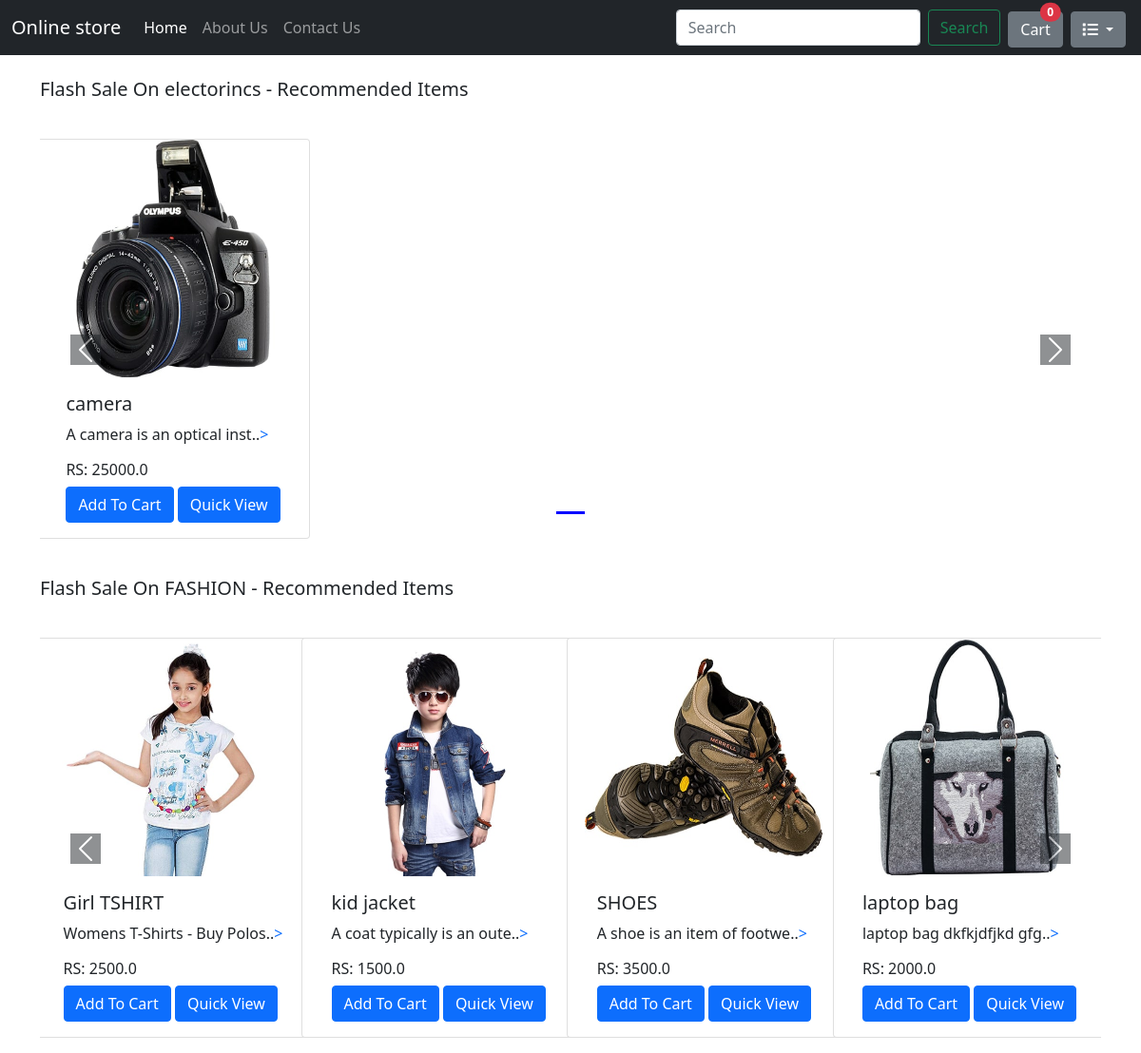
The app's page /shop/ with its own data.
### shop/models.py (models this page shows, shortened)
class Product(models.Model):
    product_id = models.AutoField
    product_name = models.CharField(max_length=50)
    category = models.CharField(max_length=50, null=True)
    subcategory = models.CharField(max_length=50, null=True)
    price = models.FloatField(null=True)
    description = models.CharField(max_length=200, null=True, blank=True)
    published_date = models.DateField(null=True, blank=True)
    image = models.FileField(upload_to='shop/images', null=True)
    digital = models.BooleanField(default=False, null=True, blank=False)

### shop/views.py (the view)
# urls.py: path('', views.index, name="ShopHome"),
def index(request):
    products = Product.objects.all()
    allProds = []
    catprods = Product.objects.values('category', 'id')
    cats = {item["category"] for item in catprods}
    for cat in cats:
        prod = Product.objects.filter(category=cat)
        n = len(prod)
        nSlides = n // 4 + ceil((n / 4) - (n // 4))
        allProds.append([prod, range(1, nSlides), nSlides])
    if request.user.is_authenticated:
        customer = request.user.customer
        order, created = Order.objects.get_or_create(
            customer=customer, complete=False)
        items = order.orderitem_set.all()
    else:
        items = []
        order = {'get_cart_total': 0, 'get_cart_items': 0, 'shipping': False}
    context = {'allProds': allProds, 'order': order}
    template = "shop/index.html"
    return render(request, template, context)

### shop/templates/shop/index.html (shortened to what this page needs)
{% extends 'layouts/base.html' %}
{% block body %}
{% load static %}
<div class="container">
  {% for product, range, nSlides in allProds %}
  <h5 class="my-4">Flash Sale On {{product.0.category}} - Recommended Items</h5>
  <div class="row">
    <div id="carouselExampleControls{{forloop.counter}}" class=" col carousel slide my-3" data-ride="carousel">
      <ul class="carousel-indicators">
        <li data-bs-target="#carouselExampleIndicators{{forloop.counter}}" data-bs-slide-to="0" class="active"></li>
        {% for i in range %}
        <li data-bs-target="#carouselExampleIndicators{{forloop.parentloop.counter}}" data-bs-slide-to="{{i}}"></li>
        {% endfor %}
      </ul>
      <div class="container carousel-inner no-padding">
        <div class="carousel-item active">
          {% for i in product%}
          <div class="col-xs-3 col-sm-3 col-md-3">
            <div class="card align-items-center" style="width: 18rem;">
              <img src='/media/{{i.image}}' class="card-img-top" alt="...">
              <div class="card-body">
                <h5 class="card-title">{{i.product_name}}</h5>
                <p class="card-text">{{i.description|slice:"0:27"}}..<a class="text-decoration-none"
                    href="/shop/products/{{i.id}} ">></a></p>
                    <h6>RS: {{i.price}}</h6>
                  <button data-product="{{i.id}}" data-action="add" class="btn btn-primary update-cart">Add To Cart</button>
                <a href="/shop/products/{{i.id}} "> <button id="pv{{i.id}}" class="btn btn-primary cart">Quick
                    View</button></a>
              </div>
            </div>
          </div>
          {% if forloop.counter|divisibleby:4 and forloop.counter > 0 and not forloop.last %}
        </div>
        <div class="carousel-item">
          {% endif %}
          {% endfor %}
        </div>
      </div>
    </div>
    <a class="carousel-control-prev" data-bs-target="#carouselExampleControls{{forloop.counter}}" data-bs-slide="prev">
      <span class="carousel-control-prev-icon bg-dark" aria-hidden="true"></span>
    </a>
    <a class="carousel-control-next" data-bs-target="#carouselExampleControls{{forloop.counter}}" data-bs-slide="next">
      <span class="carousel-control-next-icon bg-dark" aria-hidden="true"></span>
    </a>
  </div>
  {% endfor %}
</div>
{% endblock %}

### shop/templates/layouts/base.html (shortened to what this page needs)
<!DOCTYPE html>
<html lang="en">
<head>
    <link href="https://cdn.jsdelivr.net/npm/bootstrap@5.0.2/dist/css/bootstrap.min.css" rel="stylesheet"
>
    <link rel="stylesheet" href="https://cdnjs.cloudflare.com/ajax/libs/font-awesome/5.15.4/css/all.min.css"
crossorigin="anonymous" />
</head>
<body>
    {% load static %}
    <nav class="navbar navbar-expand-lg navbar-dark bg-dark">
        <div class="container-fluid">
            <a class="navbar-brand" href="{% url 'ShopHome' %}">Online store</a>
            <div class="collapse navbar-collapse" id="navbarSupportedContent">
                <ul class="navbar-nav me-auto mb-2 mb-lg-0">
                    <li class="nav-item">
                        <a class="nav-link active" aria-current="page" href=" {% url 'ShopHome' %} ">Home</a>
                    </li>
                    <li class="nav-item">
                        <a class="nav-link" href=" {% url 'AboutUs' %} ">About Us</a>
                    </li>
                    <li class="nav-item">
                        <a class="nav-link" href=" {% url 'ContactUs' %} ">Contact Us</a>
                    </li>
                </ul>
                <form class="d-flex" method='get' action='/shop/search/' >
                    <input class="form-control me-2 " type="search" placeholder="Search" aria-label="Search" name="search" id="search">
                    <button class="btn btn-outline-success" type="submit">Search</button>
                </form>
                <a class="btn btn-secondary position-relative mx-2 mt-1" href="{% url 'cart'%}" role="button"> Cart <span id="cart"
                        class="position-absolute top-0 start-97 translate-middle badge rounded-pill bg-danger">
                        {{order.get_cart_items}}
                    </span></a>
                <div class="dropdown">
                    <button class="btn btn-secondary dropdown-toggle me-1 mt-1" type="button" id="dropdownMenuButton1"
                        data-bs-toggle="dropdown" aria-expanded="false">
                        <i class="fas fa-list"></i>
                    </button>
                </div>
            </div>
        </div>
    </nav>
    {% block body %}
    {% endblock  %}
</body>
</html>

### shop/templates/shop/index.html (style rules this page uses)
.col-md-3 { display: inline-block; margin-left: -4px; }
.carousel-indicators .active { background-color: blue; }
.col-md-3 img { width: 250px; height: 250px; }
body .carousel-indicators { bottom: 0; }
.carousel-control-prev, .carousel-control-next { top: auto; bottom: auto; padding-top: 222px }
body .no-padding { padding-left: 0; padding-right: 0; }

### records on screen
Product: category "electorincs", image (picture), product_name "camera", description "A camera is an optical inst", price "25000.0"
Product: category "FASHION", image (picture), product_name "Girl TSHIRT", description "Womens T-Shirts - Buy Polos", price "2500.0"
Product: image (picture), product_name "kid jacket", description "A coat typically is an oute", price "1500.0"
Product: image (picture), product_name "SHOES", description "A shoe is an item of footwe", price "3500.0"
Product: image (picture), product_name "laptop bag", description "laptop bag dkfkjdfjkd gfg", price "2000.0"

### other values on screen
{{ order.get_cart_items }} "0"
